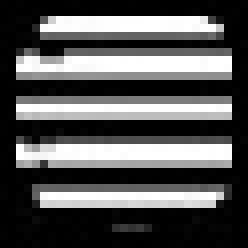
//> input picture Capturing ROI of LED stripe/4.jpg, 31 x 31 px (shown 8 times larger)
$ ./ImageBlended   (built with g++ and OpenCV 4)
//> lines starting //> are read from the running program, lines starting //| are printed output that depends on the picture; after the words box and inside, x2 and y2 are one past the last pixel; in counts of white or black regions, pixels touching at a corner belong together; pictures that were not available may be replaced by others from this repository, and a replacement may not be noted
//----------------------------基于拉普拉斯金字塔的图像融合算法---------------------------//
//Configuration: Visual Studio 2010 + Opencv2.4.10
//Author: ZiHao Zhou / South China University of Technology
//Date: 2020.5.2

#include <opencv2/opencv.hpp>
#include<vector>
#include<iostream>


using namespace std;
using namespace cv;

vector<Mat> bulid_Gaussian_Pyr(Mat& input, vector<Mat> Img_pyr, int level);
vector<Mat> bulid_Laplacian_Pyr(vector<Mat> Img_Gaussian_pyr, vector<Mat> Img_Laplacian_pyr, int level);
vector<Mat> blend_Laplacian_Pyr(vector<Mat> Img1_lp, vector<Mat> Img2_lp,vector<Mat> mask_gau, vector<Mat> blend_lp);
Mat blend(Mat& result_higest_level, vector<Mat> blend_lp);

int main()
{
	vector<Mat> Gau_Pyr, lp_Pyr, Gau_Pyr2, lp_Pyr2;
	vector<Mat> maskGaussianPyramid;

	Mat input = imread("4.jpg", 1);
//> input is the input picture: 31 rows x 31 cols, CV_8UC3; min 0, max 255, mean 85
	Mat input2 = imread("test11.jpg", 1);
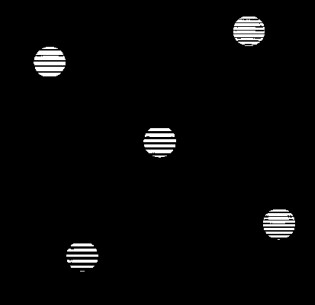
//> input picture Capturing ROI of LED stripe/test2.jpg, 315 x 305 px, given in place of test11.jpg, which was not available
//> input2 is the input picture: 305 rows x 315 cols, CV_8UC3; min 0, max 255, mean 6.6

	imshow("待融合图像1", input);
	imshow("待融合图像2", input2);

	resize(input,input,Size(600, 600));
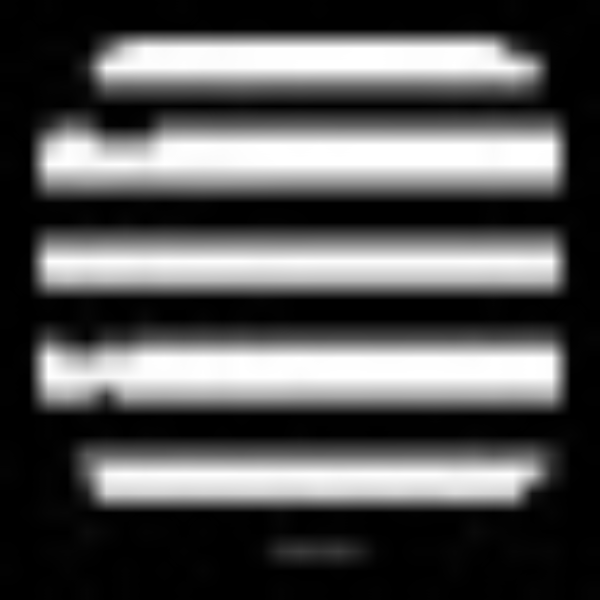
//> input: 600 rows x 600 cols, CV_8UC3; min 0, max 255, mean 84.9

	int height = input.rows;
//> height = 600
	int width = input.cols;
//> width = 600
	//cout<<"width"<<width<<endl;
	//cout<<"height"<<height<<endl;

	resize(input2, input2, Size(600,600));
//> input2: 600 rows x 600 cols, CV_8UC3

	input.convertTo(input, CV_32F);                  //转换成CV_32F, 用于和mask的类型匹配( 另外 CV_32F 类型精度高, 有利于计算)
//> input: 600 rows x 600 cols, CV_32FC3
	input2.convertTo(input2, CV_32F);
//> input2: 600 rows x 600 cols, CV_32FC3

	Gau_Pyr = bulid_Gaussian_Pyr(input, Gau_Pyr,3);       //计算两张图片的高斯金字塔
	Gau_Pyr2 = bulid_Gaussian_Pyr(input2, Gau_Pyr2,3);

	// [6 lines of commented-out code are left out]
	lp_Pyr = bulid_Laplacian_Pyr(Gau_Pyr, lp_Pyr, 3);     //计算两者图像的拉普拉斯金字塔
	lp_Pyr2 = bulid_Laplacian_Pyr(Gau_Pyr2, lp_Pyr2, 3);
//> call 2 of bulid_Laplacian_Pyr, with level = 3
//> in bulid_Laplacian_Pyr (call 2), `reverse(Img_Laplacian_pyr.begin(),Img_Laplacian_pyr.end());`:
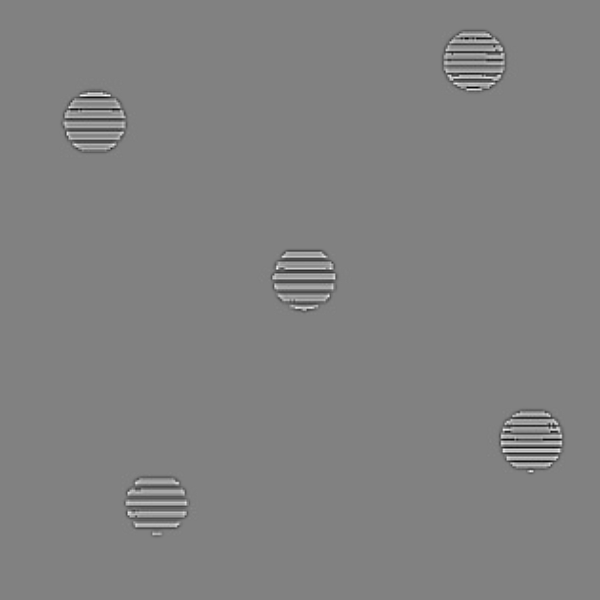
//> Img_Laplacian_pyr[0]: 600 rows x 600 cols, CV_32FC3; min -104.8, max 101.7, mean 0; drawn with min black and max white

	/*
	imshow("拉普拉斯金字塔第0层", lp_Pyr.at(0));    //当然,使用blend_lp[0]也是可以的
	imshow("拉普拉斯金字塔第1层", lp_Pyr.at(1));
	imshow("拉普拉斯金字塔第2层", lp_Pyr.at(2));
        */


	Mat mask = Mat::zeros(height, width, CV_32FC1);           //构造掩膜mask, CV_32FC1类型, 大小和 Img1 一样
	mask(Range::all(), Range(0, mask.cols * 0.5)) = 1.0;      //mask的所有行,然后左半部分是1,右半部分是0 (意思是对半融合)

	cvtColor(mask, mask, CV_GRAY2BGR);                        //因为此时mask是单channel的,Img是3channel的,所以还需要cvtColor

	//cout<<"现在mask的type"<<mask.type()<<endl;
	//cout<<"现在的lp的type"<<lp_Pyr.at(0).type()<<endl;

	vector<Mat> mask_Pyr, blend_lp;

	Mat result_higest_level;                                  //图像融合的起点

	mask_Pyr = bulid_Gaussian_Pyr(mask, mask_Pyr, 3);         //mask的高斯金字塔也是 level+1 层的
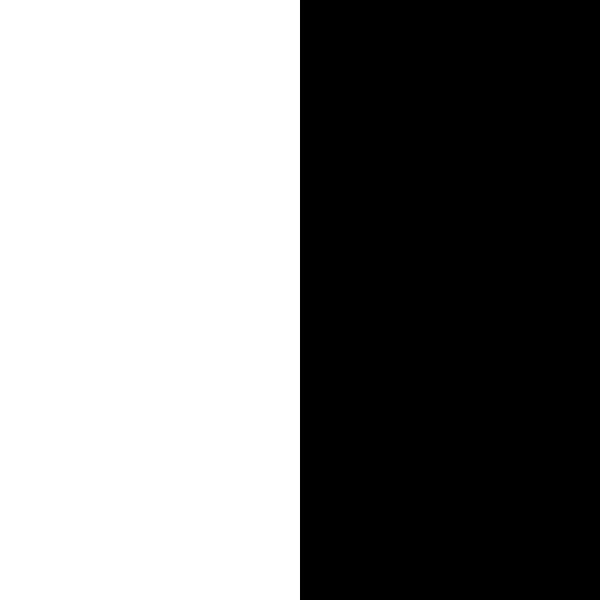
//> mask_Pyr[0]: 600 rows x 600 cols, CV_32FC3; values 0 (black) and 1 (white), 50% white; 1 white region, box (x1, y1, x2, y2) and area: (0, 0, 300, 600) 180000

	//下面将 Img1, Img2的高斯金字塔的顶层按照mask融合
	result_higest_level = Gau_Pyr.back().mul(mask_Pyr.back()) + ((Gau_Pyr2.back()).mul(Scalar(1.0, 1.0, 1.0) - mask_Pyr.back()));
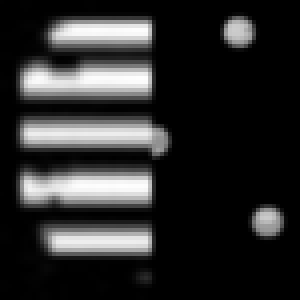
//> result_higest_level: 75 rows x 75 cols, CV_32FC3 (shown 4 times larger); min 0, max 254.2, mean 44.5

	// [6 lines of commented-out code are left out]

	blend_lp = blend_Laplacian_Pyr(lp_Pyr, lp_Pyr2, mask_Pyr, blend_lp);
//> in blend_Laplacian_Pyr, `int level = Img1_lp.size();`: level = 3
//> the loop in blend_Laplacian_Pyr, `for(int i = 0; i < level; i++)` made 3 passes
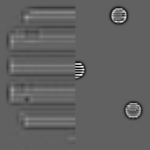
//> blend_lp[2]: 150 rows x 150 cols, CV_32FC3; min -51.85, max 83.84, mean 0; drawn with min black and max white

	/*
	imshow("融合拉普拉斯金字塔的第0层", blend_lp.at(0));
	imshow("融合拉普拉斯金字塔的第1层", blend_lp.at(1));
	imshow("融合拉普拉斯金字塔的第2层", blend_lp.at(2));
	*/
	imshow("图像融合的起点", result_higest_level);

	Mat output;
	output = blend(result_higest_level, blend_lp);
//> the loop in blend, `for(int i = 0; i < level; i++)` made 3 passes
//> pass 2, in blend, `pyrUp(result_higest_level, for_up, Size(result_higest_level.cols * 2, ..`:
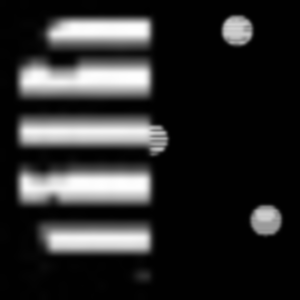
//> for_up: 300 rows x 300 cols, CV_32FC3; min -1.05, max 255, mean 44.5; drawn with min black and max white
	output.convertTo(output, CV_8UC3);
	imshow("融合效果图", output);

	waitKey();
	return 0;
}

//-------------------Function 1 高斯金字塔的构建------------------------//
vector<Mat> bulid_Gaussian_Pyr(Mat& input, vector<Mat> Img_pyr, int level)
{
	/*
	参数说明:
	参数1: 输入的 Mat 类型待求高斯金字塔图像
	参数2: 输出的高斯金字塔(以 vector<Mat> 类型保存, 可使用.at()获取某一层的内容)
	参数3: 高斯金字塔的级数( 此处应特别注意:真实的层数是 level + 1 !)
	*/

	Img_pyr.push_back(input);
	Mat dst;
	for(int i = 0; i < level; i++)
	{
		pyrDown(input, dst, Size(input.cols/2, input.rows/2));
		Img_pyr.push_back(dst);
		input = dst;
	}
	return Img_pyr;
}

//---------------------------------Function 2 拉普拉斯金字塔的构建---------------------------------------------------------//
vector<Mat> bulid_Laplacian_Pyr(vector<Mat> Img_Gaussian_pyr, vector<Mat> Img_Laplacian_pyr, int level)
{
	/*
	参数说明:
	参数1: 输入的高斯金字塔 vector<Mat> 类型，每一个元素代表每一层
	参数2: 待求解的拉普拉斯金字塔
	参数3: 拉普拉斯金字塔的层数 level
	*/

	vector<Mat> Img_Gaussian_pyr_temp;
	Img_Gaussian_pyr_temp.assign(Img_Gaussian_pyr.begin(), Img_Gaussian_pyr.end());   //由于vector对象不能使用=拷贝，此处使用assign进行复制

	Mat for_sub, for_up;
	for(int i = 0; i < level; i++)
	{
		Mat for_up = Img_Gaussian_pyr_temp.back();       //获取高斯金字塔当前最高层的图像的引用
		Img_Gaussian_pyr_temp.pop_back();                //删除最后一个元素

		for_sub = Img_Gaussian_pyr_temp.back();          //获取被减数图像

		Mat up2;
		pyrUp(for_up, up2, Size(for_up.cols * 2, for_up.rows * 2));    //上采样

		Mat lp;
		/*
		cout<<"尺寸1"<<for_sub.size();
		cout<<"c尺寸2"<<up2.size();
		*/
		lp = for_sub - up2;
		Img_Laplacian_pyr.push_back(lp);
	}
	reverse(Img_Laplacian_pyr.begin(),Img_Laplacian_pyr.end());       //做一下反转(0->最大尺寸的金字塔层)
	return Img_Laplacian_pyr;
}

//------------------------------------Function 3 混合拉普拉斯金字塔的构建-----------------------------------------//
vector<Mat> blend_Laplacian_Pyr(vector<Mat> Img1_lp, vector<Mat> Img2_lp,vector<Mat> mask_gau, vector<Mat> blend_lp)
{
	/*参数说明:
	参数1: 待融合图像1的拉普拉斯金字塔 vector<Mat> 类型(level 层)
	参数2: 待融合图像2的拉普拉斯金字塔 vector<Mat> 类型
	参数3: mask掩膜的高斯金字塔 (level+1层)
	参数4: 待返回的混合拉普拉斯金字塔 vector<Mat> 类型
	*/

	int level = Img1_lp.size();

	//cout<<"level"<<level;  确认level级数

	for(int i = 0; i < level; i++)                                        //注意 0 表示最大的图，说明是从底开始融合lp
	{
		Mat A = (Img1_lp.at(i)).mul(mask_gau.at(i));                      //根据mask(作为权重)

		Mat antiMask = Scalar(1.0, 1.0, 1.0) - mask_gau[i];
		Mat B = Img2_lp[i].mul(antiMask);
		Mat blendedLevel = A + B;                                         //待融合图像的拉普拉斯金字塔对应层按照mask融合
		blend_lp.push_back(blendedLevel);                                 //存入blend_lp, 作为第 i 层
	}
	return blend_lp;
}

//--------------Function 4 图像融合---------------------//
Mat blend(Mat& result_higest_level, vector<Mat> blend_lp)
{
	/*参数说明:
	参数1: 图像混合的起点Mat (也就是两个带融合图像高斯金字塔最高层按mask加权求和的结果
	参数2: Function 3所求得的混合拉普拉斯金字塔 vector<Mat> 类型
	*/

	int level = blend_lp.size();
	Mat for_up, temp_add;
	for(int i = 0; i < level; i++)
	{
		pyrUp(result_higest_level, for_up, Size(result_higest_level.cols * 2, result_higest_level.rows * 2));
		temp_add = blend_lp.back() + for_up;
		blend_lp.pop_back();              //因为此处是直接删除最后一个元素,所以在调用本函数之前如后续的代码还需要blend_lp, 需要先行保存拷贝
		result_higest_level = temp_add;
	}
	return temp_add;
}
